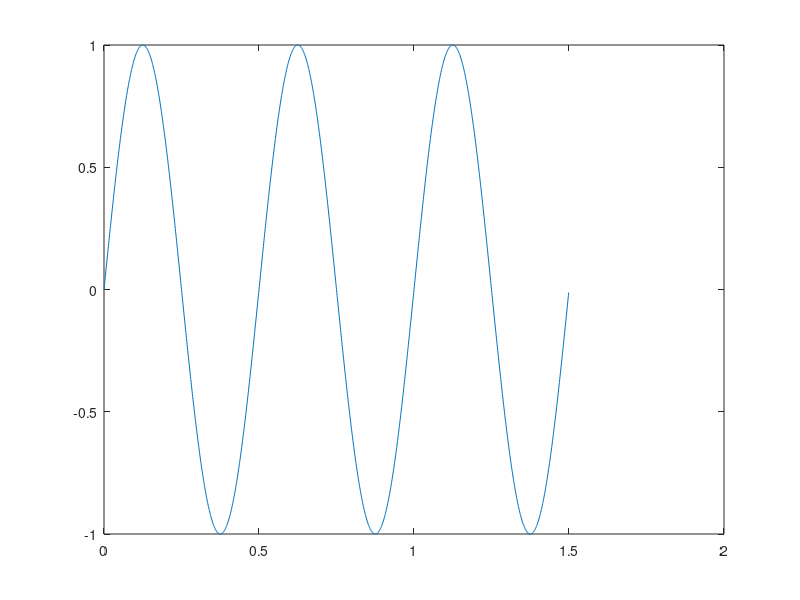

This figure's MATLAB source:
%f = 0; T = 1/f;
T = 1; f = 1/T; A = 1; valMedio = 0; % periodo, freq e amplitude da sinusoide
N = 100; % n de amostras num periodo
Np = 5; % n de periodos
Ta = T/N;
ti = [0:0.001:1.5-0.001]; 
xi = sin(4*pi*ti);
plot(ti,xi);